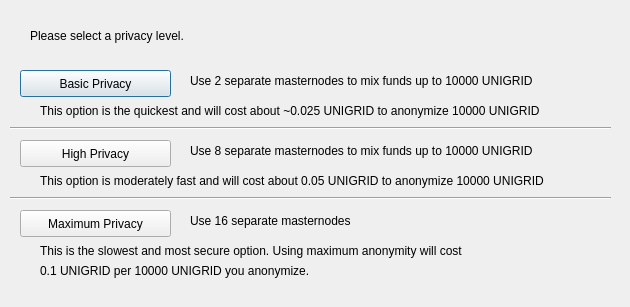
<?xml version="1.0" encoding="UTF-8"?>
<ui version="4.0">
 <class>ObfuscationConfig</class>
 <widget class="QDialog" name="ObfuscationConfig">
  <property name="geometry">
   <rect>
    <x>0</x>
    <y>0</y>
    <width>630</width>
    <height>307</height>
   </rect>
  </property>
  <property name="windowTitle">
   <string>Configure Obfuscation</string>
  </property>
  <widget class="QPushButton" name="buttonBasic">
   <property name="geometry">
    <rect>
     <x>20</x>
     <y>70</y>
     <width>151</width>
     <height>27</height>
    </rect>
   </property>
   <property name="text">
    <string>Basic Privacy</string>
   </property>
  </widget>
  <widget class="QPushButton" name="buttonHigh">
   <property name="geometry">
    <rect>
     <x>20</x>
     <y>140</y>
     <width>151</width>
     <height>27</height>
    </rect>
   </property>
   <property name="text">
    <string>High Privacy</string>
   </property>
  </widget>
  <widget class="QPushButton" name="buttonMax">
   <property name="geometry">
    <rect>
     <x>20</x>
     <y>210</y>
     <width>151</width>
     <height>27</height>
    </rect>
   </property>
   <property name="text">
    <string>Maximum Privacy</string>
   </property>
  </widget>
  <widget class="QLabel" name="label">
   <property name="geometry">
    <rect>
     <x>30</x>
     <y>20</y>
     <width>571</width>
     <height>31</height>
    </rect>
   </property>
   <property name="text">
    <string>Please select a privacy level.</string>
   </property>
  </widget>
  <widget class="QLabel" name="label_2">
   <property name="geometry">
    <rect>
     <x>190</x>
     <y>70</y>
     <width>421</width>
     <height>21</height>
    </rect>
   </property>
   <property name="text">
    <string>Use 2 separate masternodes to mix funds up to 10000 UNIGRID</string>
   </property>
  </widget>
  <widget class="QLabel" name="label_3">
   <property name="geometry">
    <rect>
     <x>190</x>
     <y>140</y>
     <width>411</width>
     <height>21</height>
    </rect>
   </property>
   <property name="text">
    <string>Use 8 separate masternodes to mix funds up to 10000 UNIGRID</string>
   </property>
  </widget>
  <widget class="QLabel" name="label_4">
   <property name="geometry">
    <rect>
     <x>190</x>
     <y>210</y>
     <width>421</width>
     <height>21</height>
    </rect>
   </property>
   <property name="text">
    <string>Use 16 separate masternodes</string>
   </property>
  </widget>
  <widget class="QLabel" name="label_6">
   <property name="geometry">
    <rect>
     <x>40</x>
     <y>100</y>
     <width>561</width>
     <height>21</height>
    </rect>
   </property>
   <property name="text">
    <string>This option is the quickest and will cost about ~0.025 UNIGRID to anonymize 10000 UNIGRID</string>
   </property>
  </widget>
  <widget class="QLabel" name="label_7">
   <property name="geometry">
    <rect>
     <x>40</x>
     <y>170</y>
     <width>561</width>
     <height>21</height>
    </rect>
   </property>
   <property name="text">
    <string>This option is moderately fast and will cost about 0.05 UNIGRID to anonymize 10000 UNIGRID</string>
   </property>
  </widget>
  <widget class="QLabel" name="label_8">
   <property name="geometry">
    <rect>
     <x>40</x>
     <y>240</y>
     <width>561</width>
     <height>21</height>
    </rect>
   </property>
   <property name="text">
    <string>This is the slowest and most secure option. Using maximum anonymity will cost</string>
   </property>
  </widget>
  <widget class="QLabel" name="label_9">
   <property name="geometry">
    <rect>
     <x>40</x>
     <y>260</y>
     <width>561</width>
     <height>21</height>
    </rect>
   </property>
   <property name="text">
    <string>0.1 UNIGRID per 10000 UNIGRID you anonymize.</string>
   </property>
  </widget>
  <widget class="Line" name="line">
   <property name="geometry">
    <rect>
     <x>10</x>
     <y>120</y>
     <width>601</width>
     <height>16</height>
    </rect>
   </property>
   <property name="orientation">
    <enum>Qt::Horizontal</enum>
   </property>
  </widget>
  <widget class="Line" name="line_2">
   <property name="geometry">
    <rect>
     <x>10</x>
     <y>190</y>
     <width>601</width>
     <height>16</height>
    </rect>
   </property>
   <property name="orientation">
    <enum>Qt::Horizontal</enum>
   </property>
  </widget>
 </widget>
 <resources/>
 <connections/>
</ui>
